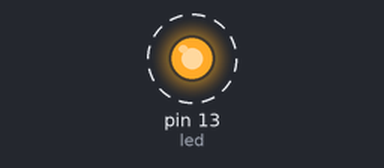
Recording of a sketch running on a simulated Arduino Uno, built with avr-gcc and run on an emulated ATmega328P. Shown: output pins drawn as LEDs (lit = HIGH). Dashed ring = blinking.

Above: at 0.05 s.
Timing chart, 0 to 3.0 s (numbered marks = the images above):
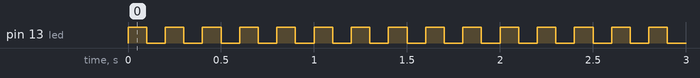

The sketch:

TFTLCDV1.ino
```cpp
//TFTLCDV1.ino

int led = 13;

void setup() {
  // put your setup code here, to run once:
  pinMode(led, OUTPUT);
}

void loop() {
  // put your main code here, to run repeatedly:
    digitalWrite(led, HIGH);  // turn the LED on (HIGH is the voltage level)
    delay(100);               // wait for a second
    digitalWrite(led, LOW);   // turn the LED off by making the voltage LOW
    delay(100);               // wait for a second
}
```

Measured:
- by itself, pin 13 (led): alternates HIGH for 0.10 s and LOW for 0.10 s
